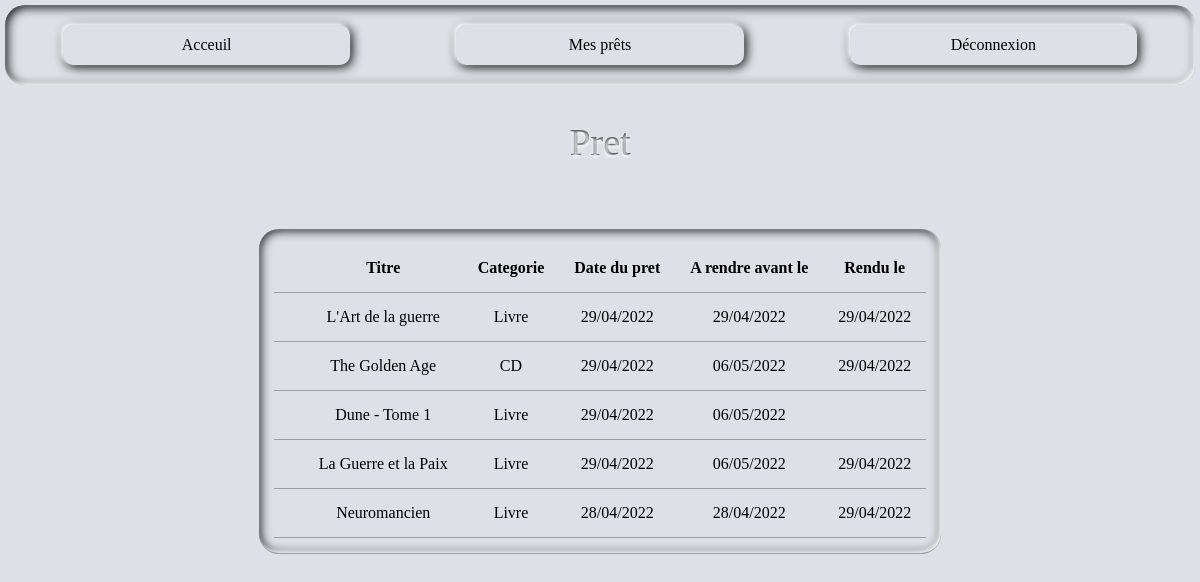
Page /index.php?page=pret (signed in) on the committed database.
### tables this page shows
CREATE TABLE `pret` (
  `idPret` int UNSIGNED NOT NULL,
  `datePret` timestamp NULL DEFAULT CURRENT_TIMESTAMP,
  `dateRetour` timestamp NULL DEFAULT NULL,
  `idUser` int UNSIGNED NOT NULL,
  `idArticle` int UNSIGNED NOT NULL,
  `rendu` timestamp NULL DEFAULT NULL
);

CREATE TABLE `article` (
  `idArticle` int UNSIGNED NOT NULL,
  `titre` varchar(255) NOT NULL,
  `description` text NOT NULL,
  `genre` varchar(255) DEFAULT NULL,
  `auteur` varchar(255) DEFAULT NULL,
  `editeur` varchar(255) DEFAULT NULL,
  `etat` varchar(255) DEFAULT 'Disponible',
  `file` text NOT NULL,
  `idCategorie` int UNSIGNED NOT NULL
);

CREATE TABLE `categorie` (
  `idCategorie` int UNSIGNED NOT NULL,
  `categorie` varchar(255) DEFAULT NULL
);

### controller/controller.php (called while the page is built, shortened)
<?php
require_once("model/model.php");
function showPret()
{
    $stmt = getPret();
    include_once("header.php");
    require_once("views/pret.php");
    include_once("footer.php");
    $content = ob_get_clean();
    return $content;
}

### model/model.php (called while the page is built, shortened)
<?php
function dbConnect()
{
    $servername = "localhost";
    $username = "root";
    $password = "";
    $dbname = "etMediaBdd";
    try {
        $dsn = "mysql:host=" . $servername . ";dbname=" . $dbname;
        $pdo = new PDO($dsn, $username, $password);
    } catch (PDOException $e) {
        echo "Connexion a la DB echoué: " . $e->getMessage();
    }
    $pdo->setAttribute(PDO::ATTR_DEFAULT_FETCH_MODE, PDO::FETCH_OBJ);
    return $pdo;
}
function getPret()
{
    $pdo = dbConnect();
    $idUser = $_SESSION['idUser'];
    $stmt = $pdo->query("SELECT  idPret, DATE_FORMAT(datePret, '%d/%m/%Y') as datePret, DATE_FORMAT(dateRetour, '%d/%m/%Y') as dateRetour, pret.idArticle, titre, file, categorie, DATE_FORMAT(rendu, '%d/%m/%Y') as rendu, DATEDIFF(datePret, dateRetour) AS DateDiff
                        FROM pret
                          JOIN article
                            ON article.idArticle = pret.idArticle
                          JOIN categorie
                            ON categorie.idCategorie = article.idCategorie
                        WHERE idUser = $idUser
                        ORDER BY pret.idPret DESC");
    return $stmt;
}

### views/pret.php (the view, shortened to what this page needs)
<?php
if ((!empty($_SESSION['type']) && ($_SESSION['type'] == 'user' || $_SESSION['type'] == 'admin'))) {
?>
    <article class="ficheUser">
        <p class="text1">Pret</p>
        <table>
                <tr>
                    <th scope="col"></th>
                    <th scope="col">Titre</th>
                    <th scope="col">Categorie</th>
                    <th scope="col">Date du pret</th>
                    <th scope="col">A rendre avant le</th>
                    <th scope="col">Rendu le</th>
                </tr>
            <?php while ($row = $stmt->fetch()) {
            ?>
                <tr>
                    <td> <img src="<?= $row->FILE; ?>" alt=""></td>
                    <td><?= $row->titre; ?></td>
                    <td><?= $row->categorie; ?></td>
                    <td><?= $row->datePret; ?></td>
                    <td><?= $row->dateRetour; ?></td>
                    <td><?= $row->rendu; ?></td>
                </tr>
            <?php } ?>
        </table>
    </article>
<?php } else {
?>
    <p class="restrict">Vous devez etre connecté pour voir cette page.</p>
<?php
}
?>

### style/style.css (style rules this page uses)
* { padding: 0px; margin: 0px; font-family: "Futura-Light"; }
body { background: #dde1e7; display: -webkit-box; display: -ms-flexbox; display: flex; -webkit-box-orient: vertical; -webkit-box-direction: normal; -ms-flex-direction: column; flex-direction: column; gap: 30px; margin-bottom: 50px; }
.ficheUser { display: -webkit-box; display: -ms-flexbox; display: flex; -webkit-box-orient: vertical; -webkit-box-direction: normal; -ms-flex-direction: column; flex-direction: column; -webkit-box-pack: center; -ms-flex-pack: center; justify-content: center; -webkit-box-align: center; -ms-flex-align: center; align-items: center; gap: 30px; }
.ficheUser .text1 { font-size: 38px; background-color: #565656; color: transparent; text-shadow: 0px 2px 3px rgba(255, 255, 255, 0.8); -webkit-background-clip: text; background-clip: text; font-family: "DanburyCaps"; }
.ficheUser p { font-size: 24px; color: #f73527; }
.ficheUser table { display: -webkit-box; display: -ms-flexbox; display: flex; -webkit-box-pack: center; -ms-flex-pack: center; justify-content: center; -webkit-box-align: center; -ms-flex-align: center; align-items: center; -webkit-box-orient: vertical; -webkit-box-direction: normal; -ms-flex-direction: column; flex-direction: column; padding: 20px; margin: 5px; border-radius: 20px; -webkit-box-shadow: inset -2px -2px 4px #ffffff, inset 1px 1px 11px #000000; box-shadow: inset -2px -2px 4px #ffffff, inset 1px 1px 11px #000000; }
.ficheUser table, .ficheUser td, .ficheUser th { border-bottom: 1px solid #9e9e9e; border-collapse: collapse; max-width: 70%; text-align: center; padding: 15px; }
.ficheUser tr { margin: 0px 10px; }

### style/print.css (style rules this page uses)
* { visibility: hidden; color: black; }
p, table, tr, th, td { visibility: visible; }

### rows in the picture
pret: idArticle.titre "L'Art de la guerre", categorie.categorie "Livre", datePret "29/04/2022", dateRetour "29/04/2022", rendu "29/04/2022"
pret: idArticle.titre "The Golden Age", categorie.categorie "CD", datePret "29/04/2022", dateRetour "06/05/2022", rendu "29/04/2022"
pret: idArticle.titre "Dune - Tome 1", categorie.categorie "Livre", datePret "29/04/2022", dateRetour "06/05/2022"
pret: idArticle.titre "La Guerre et la Paix", categorie.categorie "Livre", datePret "29/04/2022", dateRetour "06/05/2022", rendu "29/04/2022"
pret: idArticle.titre "Neuromancien", categorie.categorie "Livre", datePret "28/04/2022", dateRetour "28/04/2022", rendu "29/04/2022"
